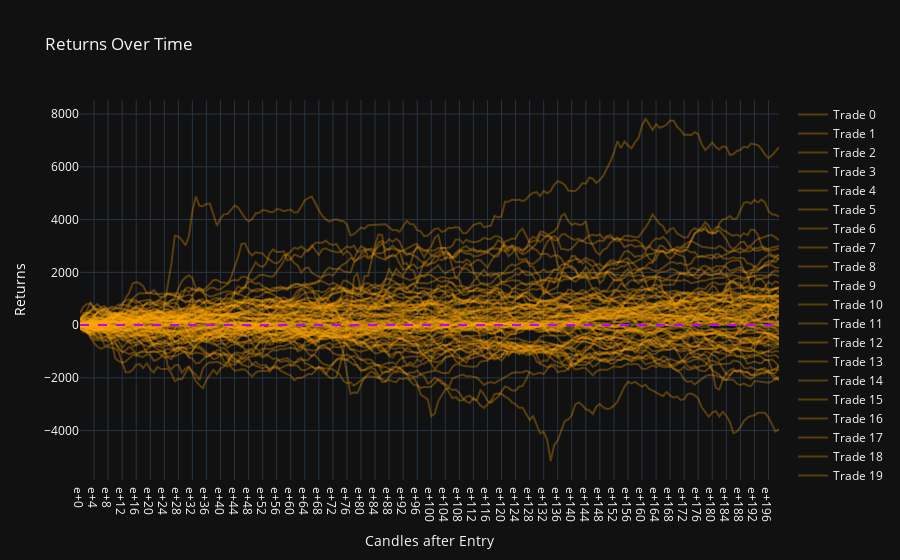

Write notebook code for a chart like this one.
### Markdown cell above
##### 5. Returns from Entry

### Code cell
def returns_from_entry(btc_usdt_df, trades_df):
    returns_dict = {}

    for idx, row in trades_df.iterrows():

        entry_price = row['entry_price']
        entry_time = row['entry_time']
        
        start_idx = btc_usdt_df.loc[btc_usdt_df['time'] == entry_time].index[0]
        end_idx = min(start_idx + 200, len(btc_usdt_df) - 1)
        slice_df = btc_usdt_df.iloc[start_idx:end_idx]

        returns_df = slice_df[['hlc_3']].copy()
        returns_df['returns'] = returns_df['hlc_3'].apply(lambda x: x - entry_price)

        returns_df.drop(columns=['hlc_3'], inplace=True)
        returns_df.reset_index(drop=True, inplace=True)
        returns_df.index = 'e+' + returns_df.index.astype(str)

        returns_dict[idx] = returns_df

    return returns_dict

returns_dict = returns_from_entry(btc_usdt_df, trades_df)

def create_returns_plot(analysis_dict):
    fig = go.Figure()

    for entry, returns_df in analysis_dict.items():
        returns_trace = go.Scatter(x=returns_df.index, y=returns_df['returns'], mode='lines', name=f'Trade {entry}', line=dict(color='orange'), opacity=0.3)
        fig.add_trace(returns_trace)

    fig.add_hline(y=0, line=dict(color='#be03fd', width=2, dash='dash'))

    fig.update_layout(title='Returns Over Time', xaxis_title="Candles after Entry", yaxis=dict(title='Returns', side='left', color='white'),
        showlegend=True,
        template="plotly_dark"
    )
    fig.show()

create_returns_plot(returns_dict)

max_returns = []
max_locations = []
min_returns = []
min_locations = []

for trade, returns_df in returns_dict.items():

    max_return = returns_df['returns'].max()
    max_location = returns_df['returns'].idxmax()
    min_return = returns_df['returns'].min()
    min_location = returns_df['returns'].idxmin()
    
    max_returns.append(max_return)
    max_locations.append(max_location)
    min_returns.append(min_return)
    min_locations.append(min_location)

max_locations = [int(location[2:]) for location in max_locations]
min_locations = [int(location[2:]) for location in min_locations]

overall_max_return = max(max_returns)
overall_min_return = min(min_returns)
e0_returns_sum = sum(returns_df.loc['e+0', 'returns'] for returns_df in returns_dict.values())

returns_stats_df = pd.DataFrame({
    'avg_max_return': [np.mean(max_returns)],
    'avg_min_return': [np.mean(min_returns)],
    'avg_max_return_location': [np.mean(max_locations)],
    'avg_min_return_location': [np.mean(min_locations)],
    'sum_max_returns': [np.sum(max_returns)],
    'sum_min_returns': [np.sum(min_returns)],
    'sum_min_max_returns': [np.sum(max_returns) + np.sum(min_returns)],
    'e0_returns_sum': [e0_returns_sum],
    'max_return': [overall_max_return],
    'min_return': [overall_min_return]
}).style.format('{:,.2f}').set_properties(**{'text-align': 'center'})

returns_stats_df

### Figure 1 — Plotly figure (JSON) as saved in the notebook; plotly's stock layout.template omitted (floating-point values rounded to 4 significant figures; data arrays with more than 128 entries replaced by an {"elided": "..."} marker saying what was removed)
{"data": [{"line": {"color": "orange"}, "mode": "lines", "name": "Trade 0", "opacity": 0.3, "type": "scatter", "x": {"elided": "200 str values"}, "y": {"elided": "200 float values"}}, {"line": {"color": "orange"}, "mode": "lines", "name": "Trade 1", "opacity": 0.3, "type": "scatter", "x": {"elided": "200 str values"}, "y": {"elided": "200 float values"}}, {"line": {"color": "orange"}, "mode": "lines", "name": "Trade 2", "opacity": 0.3, "type": "scatter", "x": {"elided": "200 str values"}, "y": {"elided": "200 float values"}}, {"line": {"color": "orange"}, "mode": "lines", "name": "Trade 3", "opacity": 0.3, "type": "scatter", "x": {"elided": "200 str values"}, "y": {"elided": "200 float values"}}, {"line": {"color": "orange"}, "mode": "lines", "name": "Trade 4", "opacity": 0.3, "type": "scatter", "x": {"elided": "200 str values"}, "y": {"elided": "200 float values"}}, {"line": {"color": "orange"}, "mode": "lines", "name": "Trade 5", "opacity": 0.3, "type": "scatter", "x": {"elided": "200 str values"}, "y": {"elided": "200 float values"}}, {"line": {"color": "orange"}, "mode": "lines", "name": "Trade 6", "opacity": 0.3, "type": "scatter", "x": {"elided": "200 str values"}, "y": {"elided": "200 float values"}}, {"line": {"color": "orange"}, "mode": "lines", "name": "Trade 7", "opacity": 0.3, "type": "scatter", "x": {"elided": "200 str values"}, "y": {"elided": "200 float values"}}, {"line": {"color": "orange"}, "mode": "lines", "name": "Trade 8", "opacity": 0.3, "type": "scatter", "x": {"elided": "200 str values"}, "y": {"elided": "200 float values"}}, {"line": {"color": "orange"}, "mode": "lines", "name": "Trade 9", "opacity": 0.3, "type": "scatter", "x": {"elided": "200 str values"}, "y": {"elided": "200 float values"}}, {"line": {"color": "orange"}, "mode": "lines", "name": "Trade 10", "opacity": 0.3, "type": "scatter", "x": {"elided": "200 str values"}, "y": {"elided": "200 float values"}}, {"line": {"color": "orange"}, "mode": "lines", "name": "Trade 11", "opacity": 0.3, "type": "scatter", "x": {"elided": "200 str values"}, "y": {"elided": "200 float values"}}, {"line": {"color": "orange"}, "mode": "lines", "name": "Trade 12", "opacity": 0.3, "type": "scatter", "x": {"elided": "200 str values"}, "y": {"elided": "200 float values"}}, {"line": {"color": "orange"}, "mode": "lines", "name": "Trade 13", "opacity": 0.3, "type": "scatter", "x": {"elided": "200 str values"}, "y": {"elided": "200 float values"}}, {"line": {"color": "orange"}, "mode": "lines", "name": "Trade 14", "opacity": 0.3, "type": "scatter", "x": {"elided": "200 str values"}, "y": {"elided": "200 float values"}}, {"line": {"color": "orange"}, "mode": "lines", "name": "Trade 15", "opacity": 0.3, "type": "scatter", "x": {"elided": "200 str values"}, "y": {"elided": "200 float values"}}, {"line": {"color": "orange"}, "mode": "lines", "name": "Trade 16", "opacity": 0.3, "type": "scatter", "x": {"elided": "200 str values"}, "y": {"elided": "200 float values"}}, {"line": {"color": "orange"}, "mode": "lines", "name": "Trade 17", "opacity": 0.3, "type": "scatter", "x": {"elided": "200 str values"}, "y": {"elided": "200 float values"}}, {"line": {"color": "orange"}, "mode": "lines", "name": "Trade 18", "opacity": 0.3, "type": "scatter", "x": {"elided": "200 str values"}, "y": {"elided": "200 float values"}}, {"line": {"color": "orange"}, "mode": "lines", "name": "Trade 19", "opacity": 0.3, "type": "scatter", "x": {"elided": "200 str values"}, "y": {"elided": "200 float values"}}, {"line": {"color": "orange"}, "mode": "lines", "name": "Trade 20", "opacity": 0.3, "type": "scatter", "x": {"elided": "200 str values"}, "y": {"elided": "200 float values"}}, {"line": {"color": "orange"}, "mode": "lines", "name": "Trade 21", "opacity": 0.3, "type": "scatter", "x": {"elided": "200 str values"}, "y": {"elided": "200 float values"}}, {"line": {"color": "orange"}, "mode": "lines", "name": "Trade 22", "opacity": 0.3, "type": "scatter", "x": {"elided": "200 str values"}, "y": {"elided": "200 float values"}}, {"line": {"color": "orange"}, "mode": "lines", "name": "Trade 23", "opacity": 0.3, "type": "scatter", "x": {"elided": "200 str values"}, "y": {"elided": "200 float values"}}, {"line": {"color": "orange"}, "mode": "lines", "name": "Trade 24", "opacity": 0.3, "type": "scatter", "x": {"elided": "200 str values"}, "y": {"elided": "200 float values"}}, {"line": {"color": "orange"}, "mode": "lines", "name": "Trade 25", "opacity": 0.3, "type": "scatter", "x": {"elided": "200 str values"}, "y": {"elided": "200 float values"}}, {"line": {"color": "orange"}, "mode": "lines", "name": "Trade 26", "opacity": 0.3, "type": "scatter", "x": {"elided": "200 str values"}, "y": {"elided": "200 float values"}}, {"line": {"color": "orange"}, "mode": "lines", "name": "Trade 27", "opacity": 0.3, "type": "scatter", "x": {"elided": "200 str values"}, "y": {"elided": "200 float values"}}, {"line": {"color": "orange"}, "mode": "lines", "name": "Trade 28", "opacity": 0.3, "type": "scatter", "x": {"elided": "200 str values"}, "y": {"elided": "200 float values"}}, {"line": {"color": "orange"}, "mode": "lines", "name": "Trade 29", "opacity": 0.3, "type": "scatter", "x": {"elided": "200 str values"}, "y": {"elided": "200 float values"}}, {"line": {"color": "orange"}, "mode": "lines", "name": "Trade 30", "opacity": 0.3, "type": "scatter", "x": {"elided": "200 str values"}, "y": {"elided": "200 float values"}}, {"line": {"color": "orange"}, "mode": "lines", "name": "Trade 31", "opacity": 0.3, "type": "scatter", "x": {"elided": "200 str values"}, "y": {"elided": "200 float values"}}, {"line": {"color": "orange"}, "mode": "lines", "name": "Trade 32", "opacity": 0.3, "type": "scatter", "x": {"elided": "200 str values"}, "y": {"elided": "200 float values"}}, {"line": {"color": "orange"}, "mode": "lines", "name": "Trade 33", "opacity": 0.3, "type": "scatter", "x": {"elided": "200 str values"}, "y": {"elided": "200 float values"}}, {"line": {"color": "orange"}, "mode": "lines", "name": "Trade 34", "opacity": 0.3, "type": "scatter", "x": {"elided": "200 str values"}, "y": {"elided": "200 float values"}}, {"line": {"color": "orange"}, "mode": "lines", "name": "Trade 35", "opacity": 0.3, "type": "scatter", "x": {"elided": "200 str values"}, "y": {"elided": "200 float values"}}, {"line": {"color": "orange"}, "mode": "lines", "name": "Trade 36", "opacity": 0.3, "type": "scatter", "x": {"elided": "200 str values"}, "y": {"elided": "200 float values"}}, {"line": {"color": "orange"}, "mode": "lines", "name": "Trade 37", "opacity": 0.3, "type": "scatter", "x": {"elided": "200 str values"}, "y": {"elided": "200 float values"}}, {"line": {"color": "orange"}, "mode": "lines", "name": "Trade 38", "opacity": 0.3, "type": "scatter", "x": {"elided": "200 str values"}, "y": {"elided": "200 float values"}}, {"line": {"color": "orange"}, "mode": "lines", "name": "Trade 39", "opacity": 0.3, "type": "scatter", "x": {"elided": "200 str values"}, "y": {"elided": "200 float values"}}, {"line": {"color": "orange"}, "mode": "lines", "name": "Trade 40", "opacity": 0.3, "type": "scatter", "x": {"elided": "200 str values"}, "y": {"elided": "200 float values"}}, {"line": {"color": "orange"}, "mode": "lines", "name": "Trade 41", "opacity": 0.3, "type": "scatter", "x": {"elided": "200 str values"}, "y": {"elided": "200 float values"}}, {"line": {"color": "orange"}, "mode": "lines", "name": "Trade 42", "opacity": 0.3, "type": "scatter", "x": {"elided": "200 str values"}, "y": {"elided": "200 float values"}}, {"line": {"color": "orange"}, "mode": "lines", "name": "Trade 43", "opacity": 0.3, "type": "scatter", "x": {"elided": "200 str values"}, "y": {"elided": "200 float values"}}, {"line": {"color": "orange"}, "mode": "lines", "name": "Trade 44", "opacity": 0.3, "type": "scatter", "x": {"elided": "200 str values"}, "y": {"elided": "200 float values"}}, {"line": {"color": "orange"}, "mode": "lines", "name": "Trade 45", "opacity": 0.3, "type": "scatter", "x": {"elided": "200 str values"}, "y": {"elided": "200 float values"}}, {"line": {"color": "orange"}, "mode": "lines", "name": "Trade 46", "opacity": 0.3, "type": "scatter", "x": {"elided": "200 str values"}, "y": {"elided": "200 float values"}}, {"line": {"color": "orange"}, "mode": "lines", "name": "Trade 47", "opacity": 0.3, "type": "scatter", "x": {"elided": "200 str values"}, "y": {"elided": "200 float values"}}, {"line": {"color": "orange"}, "mode": "lines", "name": "Trade 48", "opacity": 0.3, "type": "scatter", "x": {"elided": "200 str values"}, "y": {"elided": "200 float values"}}, {"line": {"color": "orange"}, "mode": "lines", "name": "Trade 49", "opacity": 0.3, "type": "scatter", "x": {"elided": "200 str values"}, "y": {"elided": "200 float values"}}, {"line": {"color": "orange"}, "mode": "lines", "name": "Trade 50", "opacity": 0.3, "type": "scatter", "x": {"elided": "200 str values"}, "y": {"elided": "200 float values"}}, {"line": {"color": "orange"}, "mode": "lines", "name": "Trade 51", "opacity": 0.3, "type": "scatter", "x": {"elided": "200 str values"}, "y": {"elided": "200 float values"}}, {"line": {"color": "orange"}, "mode": "lines", "name": "Trade 52", "opacity": 0.3, "type": "scatter", "x": {"elided": "200 str values"}, "y": {"elided": "200 float values"}}, {"line": {"color": "orange"}, "mode": "lines", "name": "Trade 53", "opacity": 0.3, "type": "scatter", "x": {"elided": "200 str values"}, "y": {"elided": "200 float values"}}, {"line": {"color": "orange"}, "mode": "lines", "name": "Trade 54", "opacity": 0.3, "type": "scatter", "x": {"elided": "200 str values"}, "y": {"elided": "200 float values"}}, {"line": {"color": "orange"}, "mode": "lines", "name": "Trade 55", "opacity": 0.3, "type": "scatter", "x": {"elided": "200 str values"}, "y": {"elided": "200 float values"}}, {"line": {"color": "orange"}, "mode": "lines", "name": "Trade 56", "opacity": 0.3, "type": "scatter", "x": {"elided": "200 str values"}, "y": {"elided": "200 float values"}}, {"line": {"color": "orange"}, "mode": "lines", "name": "Trade 57", "opacity": 0.3, "type": "scatter", "x": {"elided": "200 str values"}, "y": {"elided": "200 float values"}}, {"line": {"color": "orange"}, "mode": "lines", "name": "Trade 58", "opacity": 0.3, "type": "scatter", "x": {"elided": "200 str values"}, "y": {"elided": "200 float values"}}, {"line": {"color": "orange"}, "mode": "lines", "name": "Trade 59", "opacity": 0.3, "type": "scatter", "x": {"elided": "200 str values"}, "y": {"elided": "200 float values"}}, {"line": {"color": "orange"}, "mode": "lines", "name": "Trade 60", "opacity": 0.3, "type": "scatter", "x": {"elided": "200 str values"}, "y": {"elided": "200 float values"}}, {"line": {"color": "orange"}, "mode": "lines", "name": "Trade 61", "opacity": 0.3, "type": "scatter", "x": {"elided": "200 str values"}, "y": {"elided": "200 float values"}}, {"line": {"color": "orange"}, "mode": "lines", "name": "Trade 62", "opacity": 0.3, "type": "scatter", "x": {"elided": "200 str values"}, "y": {"elided": "200 float values"}}, {"line": {"color": "orange"}, "mode": "lines", "name": "Trade 63", "opacity": 0.3, "type": "scatter", "x": {"elided": "200 str values"}, "y": {"elided": "200 float values"}}, {"line": {"color": "orange"}, "mode": "lines", "name": "Trade 64", "opacity": 0.3, "type": "scatter", "x": {"elided": "200 str values"}, "y": {"elided": "200 float values"}}, {"line": {"color": "orange"}, "mode": "lines", "name": "Trade 65", "opacity": 0.3, "type": "scatter", "x": {"elided": "200 str values"}, "y": {"elided": "200 float values"}}, {"line": {"color": "orange"}, "mode": "lines", "name": "Trade 66", "opacity": 0.3, "type": "scatter", "x": {"elided": "200 str values"}, "y": {"elided": "200 float values"}}, {"line": {"color": "orange"}, "mode": "lines", "name": "Trade 67", "opacity": 0.3, "type": "scatter", "x": {"elided": "200 str values"}, "y": {"elided": "200 float values"}}, {"line": {"color": "orange"}, "mode": "lines", "name": "Trade 68", "opacity": 0.3, "type": "scatter", "x": {"elided": "200 str values"}, "y": {"elided": "200 float values"}}, {"line": {"color": "orange"}, "mode": "lines", "name": "Trade 69", "opacity": 0.3, "type": "scatter", "x": {"elided": "200 str values"}, "y": {"elided": "200 float values"}}, {"line": {"color": "orange"}, "mode": "lines", "name": "Trade 70", "opacity": 0.3, "type": "scatter", "x": {"elided": "200 str values"}, "y": {"elided": "200 float values"}}, {"line": {"color": "orange"}, "mode": "lines", "name": "Trade 71", "opacity": 0.3, "type": "scatter", "x": {"elided": "200 str values"}, "y": {"elided": "200 float values"}}, {"line": {"color": "orange"}, "mode": "lines", "name": "Trade 72", "opacity": 0.3, "type": "scatter", "x": {"elided": "200 str values"}, "y": {"elided": "200 float values"}}, {"line": {"color": "orange"}, "mode": "lines", "name": "Trade 73", "opacity": 0.3, "type": "scatter", "x": {"elided": "200 str values"}, "y": {"elided": "200 float values"}}, {"line": {"color": "orange"}, "mode": "lines", "name": "Trade 74", "opacity": 0.3, "type": "scatter", "x": {"elided": "200 str values"}, "y": {"elided": "200 float values"}}, {"line": {"color": "orange"}, "mode": "lines", "name": "Trade 75", "opacity": 0.3, "type": "scatter", "x": {"elided": "200 str values"}, "y": {"elided": "200 float values"}}, {"line": {"color": "orange"}, "mode": "lines", "name": "Trade 76", "opacity": 0.3, "type": "scatter", "x": {"elided": "129 str values"}, "y": {"elided": "129 float values"}}], "layout": {"shapes": [{"line": {"color": "#be03fd", "dash": "dash", "width": 2}, "type": "line", "x0": 0, "x1": 1, "xref": "x domain", "y0": 0, "y1": 0, "yref": "y"}], "showlegend": true, "title": {"text": "Returns Over Time"}, "xaxis": {"title": {"text": "Candles after Entry"}}, "yaxis": {"color": "white", "side": "left", "title": {"text": "Returns"}}}}
